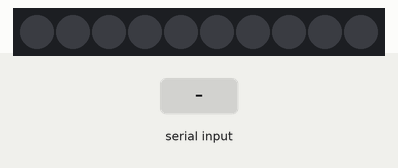
This sketch was run on a simulated Arduino Uno, built with avr-gcc and run on an emulated ATmega328P. On the bench: 10 RGB LEDs in strip order, left to right. The test bench sets the inputs (shaded band).

Above: at 1.2 s.
1.3 s: byte 30 received over Serial
At 1.6 s:
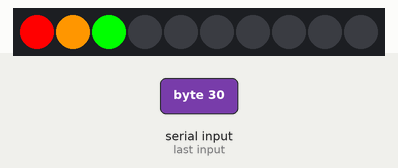
2.8 s: byte 120 received over Serial
At 3.9 s:
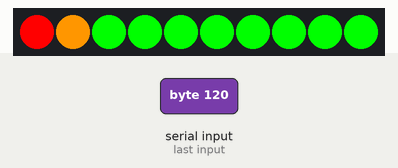
4.3 s: byte 90 received over Serial
At 5.1 s:
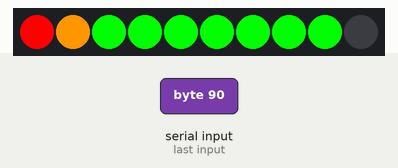
Timing chart, 0 to 7.3 s (numbered marks = the images above; inputs shaded):
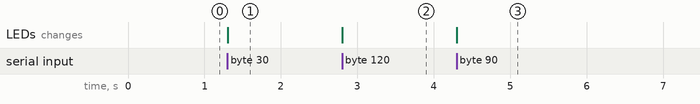

Measured:
- after the input at 1.3 s, the LEDs: change at once (image 1)
- after the input at 2.8 s, the LEDs: change at once (image 2)
- after the input at 4.3 s, the LEDs: change at once (image 3)

The sketch:

sketch_jan08c.ino
```cpp
#include <Grove_LED_Bar.h>
Grove_LED_Bar bar(9, 8, 0);  // Clock pin, Data pin, Orientation


void setup() {
  // put your setup code here, to run once:
  Serial.begin(9600);
  bar.begin();

}

void loop() {
  // put your main code here, to run repeatedly:
  if(Serial.available()>0){
    int level= Serial.read()/10;
    bar.setLevel(level);
  }
}
```
